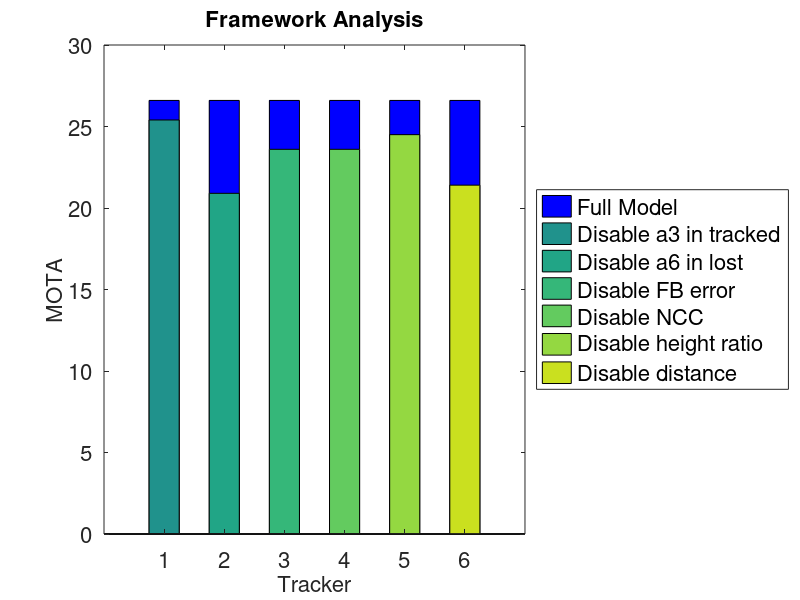

Here is the MATLAB script that generated this plot:
% --------------------------------------------------------
% MDP Tracking
% Copyright (c) 2015 CVGL Stanford
% Licensed under The MIT License [see LICENSE for details]
% Written by Yu Xiang
% --------------------------------------------------------
function MOT_plot_bar

mota_base = [26.6, 26.6, 26.6, 26.6, 26.6, 26.6];
close all;
bar(mota_base, 0.5, 'b');
set(gca, 'FontSize', 16)
hold on;

cmap = colormap;
cmap = cmap(33:64,:);
mota = [25.4, 20.9, 23.6, 23.6, 24.5, 21.4];
num = numel(mota);
for i = 1:numel(mota)
    index_color = 1 + floor((i-1) * size(cmap,1) / num);
    bar(i, mota(i), 0.25, 'Facecolor', cmap(index_color,:));
end
h = legend('Full Model', 'Disable a3 in tracked', ...
    'Disable a6 in lost', 'Disable FB error', 'Disable NCC', ...
    'Disable height ratio', 'Disable distance', 'Location', 'EastOutside');
set(h, 'FontSize', 16);
h = ylabel('MOTA');
set(h, 'FontSize', 16);
h = xlabel('Tracker');
set(h, 'FontSize', 16);
h = title('Framework Analysis');
set(h, 'FontSize', 16);